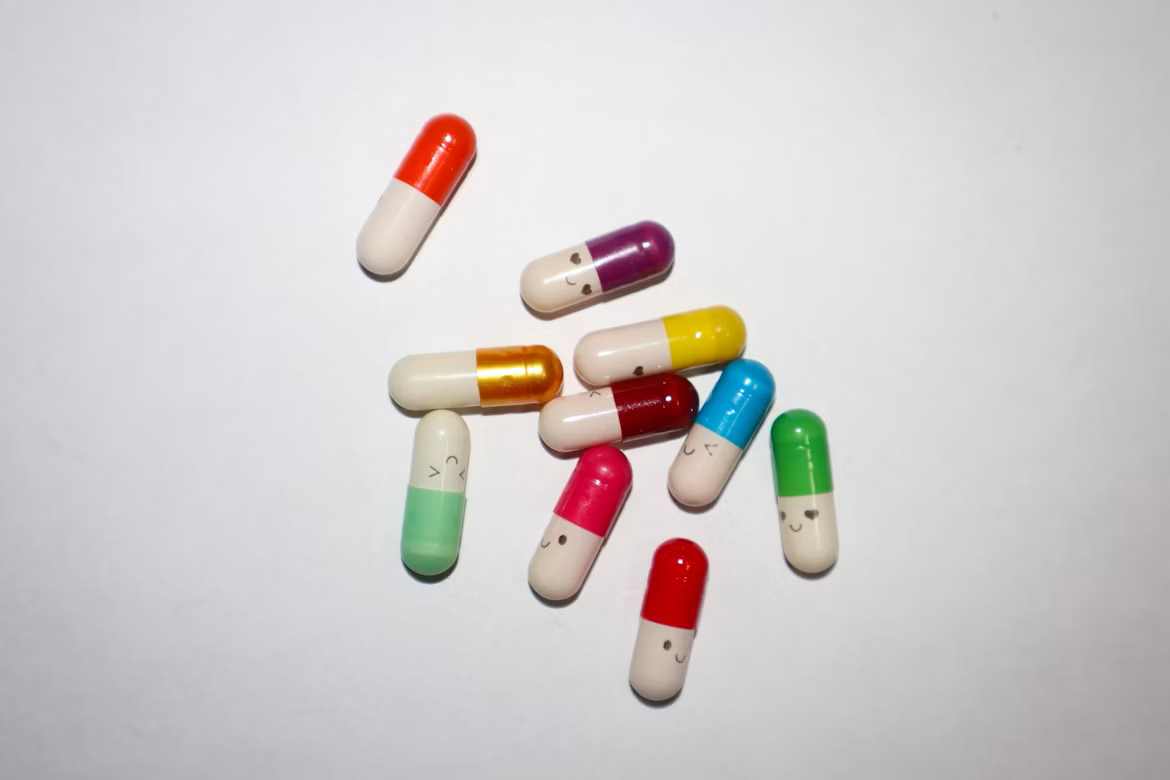
#> input picture 7_CV/Day07/work_0615_이한이/pill.png, 1170 x 780 px
$ jupyter execute 'work_0615_이한이_3.ipynb'
#> lines starting #> are read from the running program, lines starting #| are printed output that depends on the picture; after the words box and inside, x2 and y2 are one past the last pixel; in counts of white or black regions, pixels touching at a corner belong together
[cell 1]
## -------------------------------------
## 이미지 데이터 로딩 & 기본 정보
## -------------------------------------
import cv2
import os
import matplotlib.pyplot as plt
import koreanize_matplotlib
import numpy as np
import matplotlib.cm as cm
import sys
sys.path.append(r"C:\KDT14\7_CV")

import importlib
import cv_utils

importlib.reload(cv_utils)

[cell 2]
# 이미지 임포트


img = cv2.imread('./pill.png')
#> img is the input picture: shape (780, 1170, 3); mean B, G, R 204.6, 204.4, 208
img_rgb = cv2.cvtColor(img, cv2.COLOR_BGR2RGB)

gray = cv2.cvtColor(img, cv2.COLOR_BGR2GRAY)
blur = cv2.GaussianBlur(gray, (5, 5), 0)

k3 = cv2.getStructuringElement(cv2.MORPH_ELLIPSE, (3, 3))
k5 = cv2.getStructuringElement(cv2.MORPH_ELLIPSE, (5, 5))
k9 = cv2.getStructuringElement(cv2.MORPH_ELLIPSE, (9, 9)) #타원-> ellipse

[cell 3]
# =========================
# 1. 전체 알약 후보 마스크
# =========================
edge = cv2.Canny(blur, 30, 100)
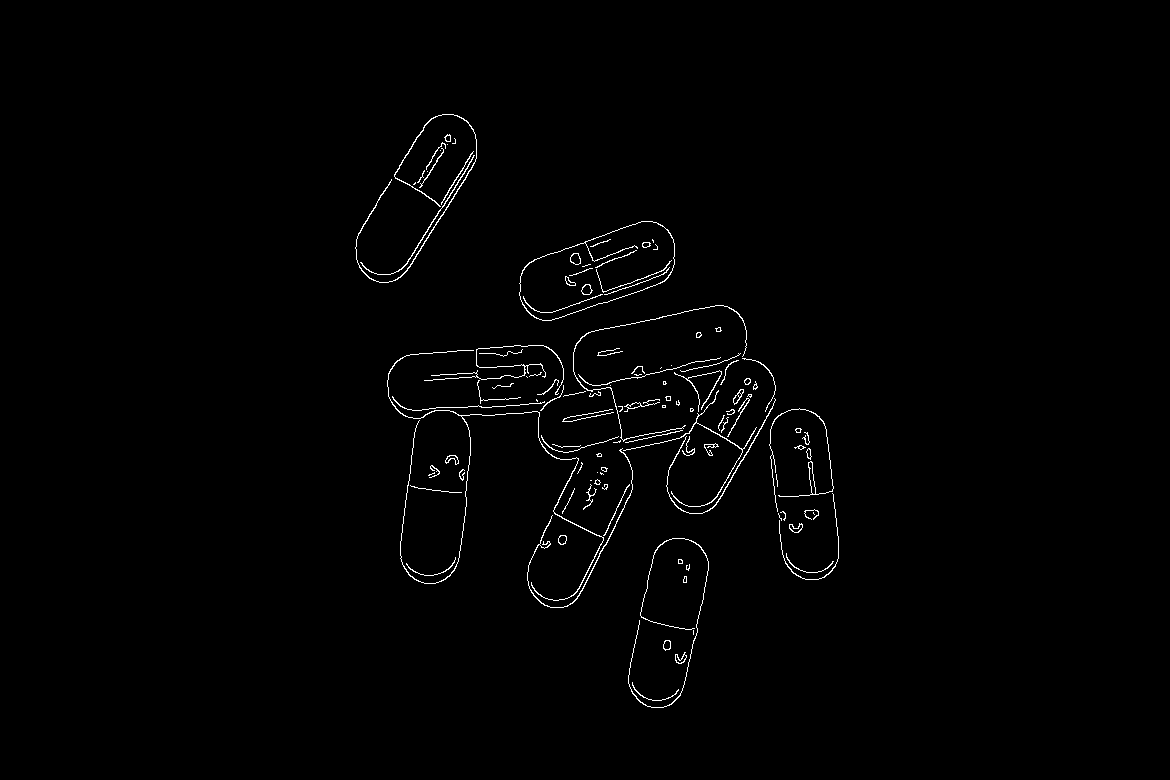
#> edge: shape (780, 1170); 1% white in thin lines or dots, all inside (x1, y1, x2, y2) = (355, 114, 839, 708)

mask = cv2.dilate(edge, k5, iterations=2)
#> mask: shape (780, 1170); 7% white; 12 white regions, largest, box (x1, y1, x2, y2) and area: (383, 301, 843, 612) 42350, (515, 217, 679, 325) 7470, (351, 110, 481, 287) 6746
mask = cv2.morphologyEx(mask, cv2.MORPH_CLOSE, k9, iterations=2) # 팽-> 침
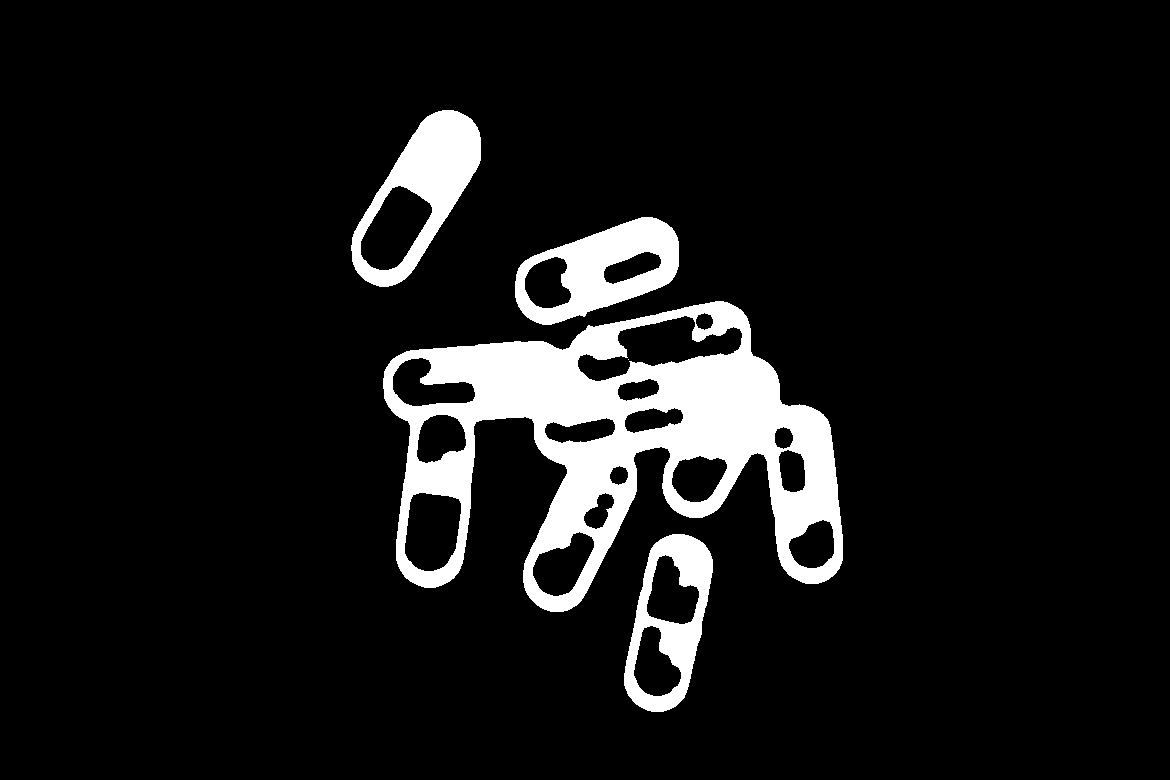
#> mask: shape (780, 1170); 8.9% white; 5 white regions (1 under 20 px)

pill_mask = np.zeros_like(gray)
contours, _ = cv2.findContours(mask, cv2.RETR_EXTERNAL, cv2.CHAIN_APPROX_SIMPLE)
#> contours = 4 contours; box (x1, y1, x2, y2) and area: (383, 301, 843, 612) 78390, (351, 110, 481, 287) 12442, (515, 217, 679, 325) 11290, (624, 534, 713, 712) 10884

for c in contours:
    if cv2.contourArea(c) > 1000: # 면적이 너무 작으면 노이즈일 가능성
        cv2.drawContours(pill_mask, [c], -1, 255, -1)
#> this loop made 4 passes
#> pill_mask: shape (780, 1170); 12.6% white; 4 white regions, box (x1, y1, x2, y2) and area: (383, 301, 843, 612) 79341, (351, 110, 481, 287) 12646, (515, 217, 679, 325) 11492, (624, 534, 713, 712) 11091

[cell 4]
# =========================
# 2. 색깔 캡슐 영역 추출
# =========================
hsv = cv2.cvtColor(img, cv2.COLOR_BGR2HSV)
#> hsv: shape (780, 1170, 3); mean H, S, V 99.8, 16.5, 212.1

color = cv2.inRange(hsv, np.array([0, 70, 50]), np.array([179, 255, 255]))
#> color: shape (780, 1170); 5.5% white; 53 white regions (38 under 20 px), largest, box (x1, y1, x2, y2) and area: (544, 306, 775, 548) 20543, (400, 344, 564, 417) 5671, (525, 222, 673, 320) 5045

# 작은 노이즈 제거
color = cv2.morphologyEx(color, cv2.MORPH_OPEN, k3, iterations=1)
#> color: shape (780, 1170); 5.4% white; 19 white regions (5 under 20 px), largest, box (x1, y1, x2, y2) and area: (546, 306, 775, 546) 20459, (406, 344, 564, 417) 5640, (527, 222, 673, 320) 4920

# 빛 반사로 끊긴 유색 부분 연결
color = cv2.morphologyEx(color, cv2.MORPH_CLOSE, k3, iterations=2)
#> color: shape (780, 1170); 5.5% white; 16 white regions (2 under 20 px), largest, box (x1, y1, x2, y2) and area: (546, 306, 775, 546) 20681, (406, 344, 564, 417) 5673, (527, 222, 673, 320) 5164

plt.subplot(1, 2, 1)
plt.imshow(img_rgb)
plt.title("원본")
plt.axis("off")

plt.subplot(1, 2, 2)
plt.imshow(color, cmap="gray")
plt.title("색깔 캡슐 마스크")
plt.axis("off")

plt.tight_layout()
plt.show()


'''
흰색 부분  → 색깔 캡슐
검은색 부분 → 배경 또는 흰색 캡슐
'''

[cell 5]
# =========================
# 3. seed 만들기--> 각 알약의 중심점만 뽑아서 개수 세기
# =========================
dist = cv2.distanceTransform(color, cv2.DIST_L2, 5)

if dist.max() > 0:
    _, seed = cv2.threshold( dist, 0.45 * dist.max(), 255, cv2.THRESH_BINARY)
#> seed: shape (780, 1170) float32; 1.4% white; 10 white regions, largest, box (x1, y1, x2, y2) and area: (570, 450, 619, 522) 2035, (655, 551, 695, 616) 1822, (713, 370, 762, 432) 1734
else:
    seed = np.zeros_like(gray)

seed = np.uint8(seed)

# seed도 한 번 정리
seed = cv2.morphologyEx(seed, cv2.MORPH_OPEN, k3, iterations=1)
#> seed: shape (780, 1170); 1.4% white; 10 white regions, largest, box (x1, y1, x2, y2) and area: (570, 450, 619, 522) 2032, (655, 551, 695, 616) 1821, (713, 370, 762, 432) 1732

plt.figure(figsize=(15, 5))

plt.subplot(1, 3, 1)
plt.imshow(color, cmap="gray")
plt.title("색깔 캡슐 마스크")
plt.axis("off")

plt.subplot(1, 3, 2)
plt.imshow(dist, cmap="gray")
plt.title("거리 변환(중심일수록 밝음)")
plt.axis("off")

plt.subplot(1, 3, 3)
plt.imshow(seed, cmap="gray")
plt.title("Seed")
plt.axis("off")

plt.tight_layout()
plt.show()

[cell 6]
# =========================
# 4. 색깔 캡슐 카운트 + 누끼
# =========================
num, labels, stats, centers = cv2.connectedComponentsWithStats(seed)
#> labels: shape (780, 1170) int32; 11 distinct labels, from 0 to 10
#> num = 11; stats = [[0, 0, 1170, 780, 899758], [412, 142, 51, 48, 1214], [612, 260, 43, 23, 381], [678, 319, 55, 45, 1065], [713, 370, 49, 62, 1732], [625, 377, 56, 56, 1555], [492, 381, 58, 20, 677], [783, 423, 35, 61, 1643], [570, 450, 49, 72, 2032], [417, 504, 31, 29, 722], [655, 551, 40, 65, 1821]]; centers = [[583.7, 389], [436.5, 165.4], [633, 271.2], [709.2, 342], [738.9, 400.5], [648, 407.2], [520, 392.2], [799.6, 453.3], [597, 486.7], [431.6, 518.2], [675.7, 583.5]]

result = img_rgb.copy()
nukki = np.zeros_like(img_rgb)

# 색깔 마스크 기준으로 누끼 생성
nukki[color > 0] = img_rgb[color > 0]
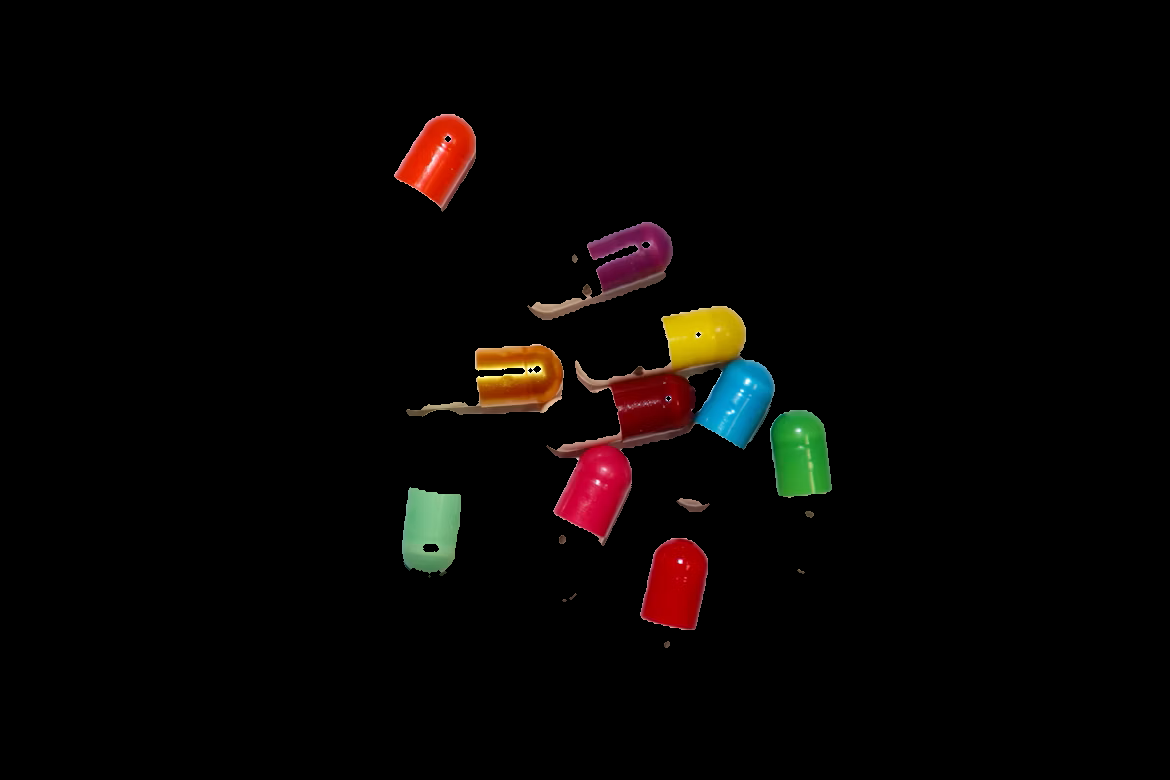
#> nukki: shape (780, 1170, 3); mean R, G, B 7.5, 4.8, 3.5

count = 0

for i in range(1, num):
    area = stats[i, cv2.CC_STAT_AREA]

    if area < 50:
        continue

    count += 1

    cx, cy = map(int, centers[i])

    cv2.putText( result, str(count), (cx - 10, cy + 10), cv2.FONT_HERSHEY_SIMPLEX, 0.9, (255, 255, 255), 2)
#> this loop made 10 passes
#> (area, cx, cy) on passes 1 to 10: (1214, 436, 165), (381, 632, 271), (1065, 709, 342), (1732, 738, 400), (1555, 647, 407), (677, 520, 392), (1643, 799, 453), (2032, 596, 486), (722, 431, 518), (1821, 675, 583)
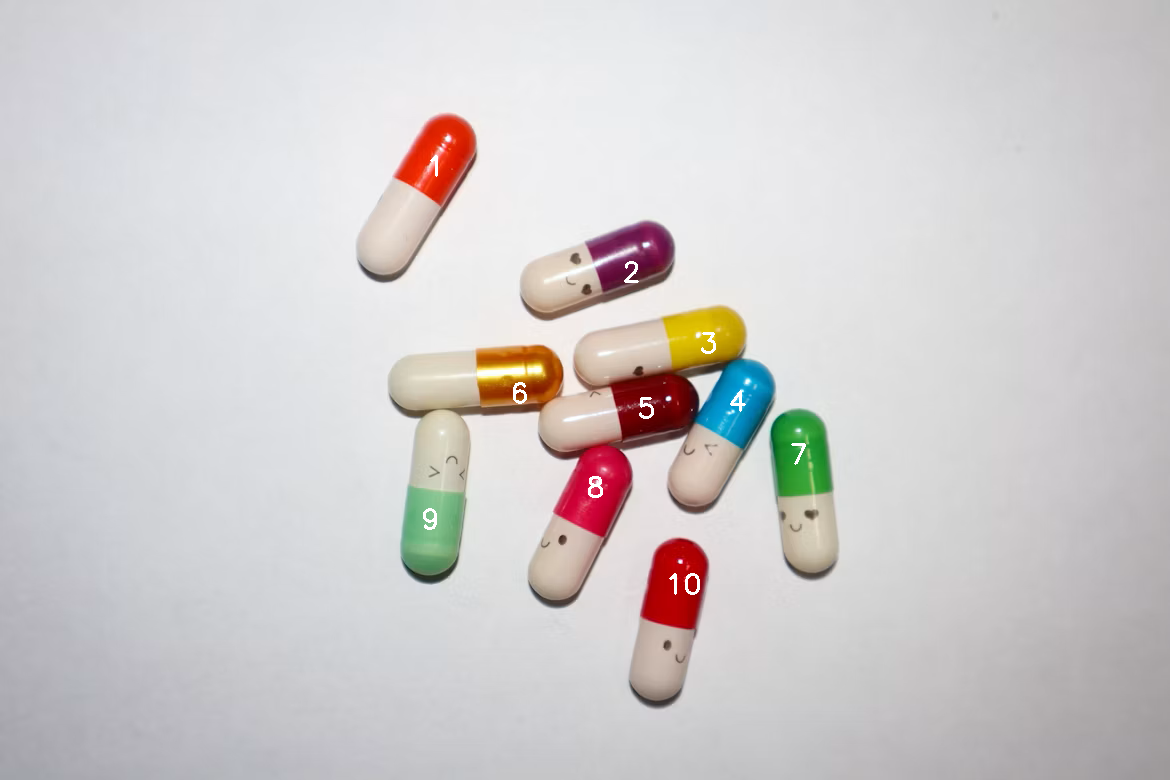
#> result: shape (780, 1170, 3); mean R, G, B 208.1, 204.6, 204.9
#> after the loop, count = 10

print("검출된 색깔 캡슐 개수:", count)
#| 검출된 색깔 캡슐 개수: 10

plt.figure(figsize=(16, 5))

plt.subplot(1, 4, 1)
plt.imshow(img_rgb)
plt.title("원본")
plt.axis("off")

plt.subplot(1, 4, 2)
plt.imshow(color, cmap="gray")
plt.title("색깔 마스크")
plt.axis("off")

plt.subplot(1, 4, 3)
plt.imshow(seed, cmap="gray")
plt.title("Seed")
plt.axis("off")

plt.subplot(1, 4, 4)
plt.imshow(nukki)
plt.title("색깔 캡슐 누끼")
plt.axis("off")

plt.tight_layout()
plt.show()

[cell 7]
plt.figure(figsize=(12, 5))

plt.subplot(1, 2, 1)
plt.imshow(nukki)
plt.title("색깔 캡슐 누끼")
plt.axis("off")

plt.subplot(1, 2, 2)
plt.imshow(result)
plt.title(f"검출 결과: {count}개")
plt.axis("off")

plt.tight_layout()
plt.show()
